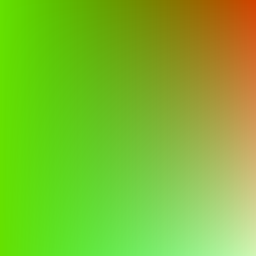
Frame 1 (no input)
Frame 60 (the mouse pressed at the canvas centre just before this capture): identical to frame 1, image omitted
Frame 120 (the mouse held since frame 60 and released just before this capture): identical to frame 1, image omitted

The Processing sketch that drew this single still picture (run headless with seeded random() and noise(); from frame 60 on, the mouse is pressed at the canvas centre):

// Processing sketch: processing_33327
// ── processing_33327.pde

void setup () {
  size(256, 256);
}
 
 
void draw() {
 
  background(100, 225,0);
 
  for (int i=0; i<width; i+=1) {
    for (int j=0; j<height; j+=1) {
      stroke(i, j, j, i);
      line(i, j, i, j);
    }
  }
}
 
 
